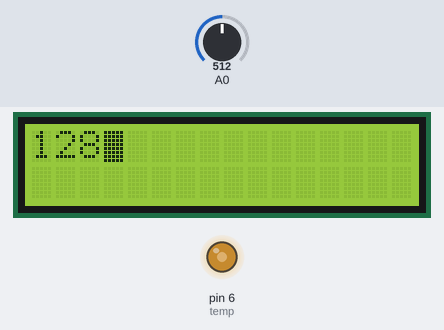
A sketch run on a simulated Arduino Uno, built with avr-gcc and run on an emulated ATmega328P. On the bench: 16×2 character LCD, output pins drawn as LEDs (lit = HIGH). The test bench sets the inputs (shaded band); at power-on: A0 = 512. What the sketch prints to the serial monitor is not drawn.

Above: at 1.6 s.
1.7 s: A0 set to 716
At 2.8 s:
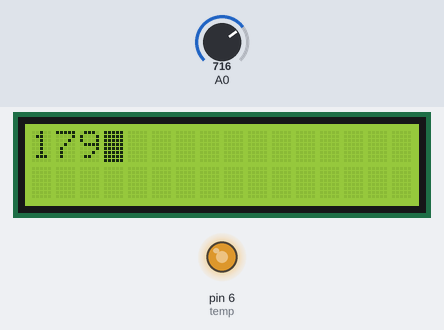
5.5 s: A0 set to 900
At 6.8 s:
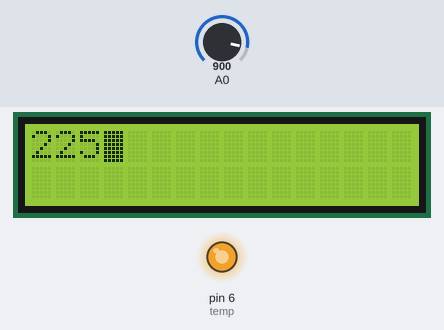
9.6 s: A0 set to 122
At 10.9 s:
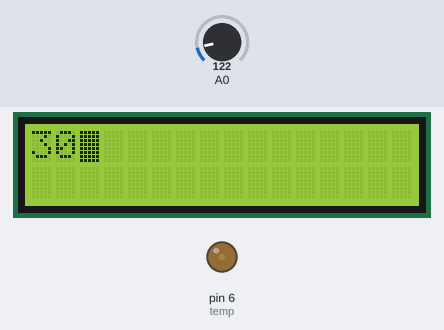
13.6 s: A0 set to 0
At 14.8 s:
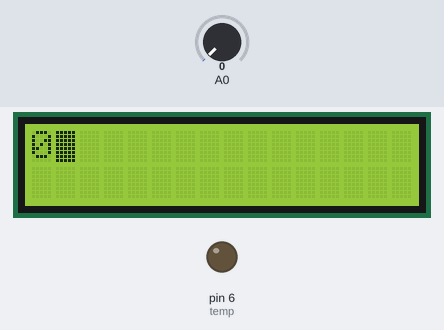
Timing chart, 0 to 16.6 s (numbered marks = the images above; inputs shaded):
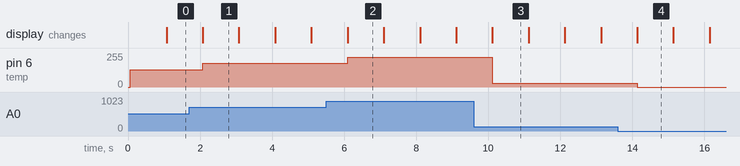

The sketch:

_120416_PeltierController_wLCD.ino
```cpp
//  Control the Voltage to a Peltier via a pentiometer
//  and output the level to MOSFET to an LCD
//  4.16.2012
//  Bob Rowe, ImagineN4tion
// "[...] guided by Whim, imagination and curiousity."


//LCD Screen setup
#include <LiquidCrystal.h>  //Include the LCD library
LiquidCrystal lcd(8, 9, 10, 11, 12, 13);

const int temp = 6;   // define what pin the motor output is on
int desiredtemp = 0;  //set a variable 'velocity' equal to 0

void setup(){
  Serial.begin(9600);
  pinMode(temp,OUTPUT);  //Set the pin the LED is on to an output pin

  lcd.begin(16,2);  //Setup LCD as a 2 line 16 digit LCD
  lcd.blink();  // Set LCD cursor to blink
  lcd.home();  // Send the LCD cursor to the home position - upper left
}

void loop(){
    desiredtemp = analogRead(0);  //read analog value on pin A0
    analogWrite(temp, desiredtemp/4);  //write the analog value of A0 (velocity) to the motor output pin
    lcd.print(desiredtemp/4);
    delay(1000);
    lcd.clear();
    lcd.home();
  Serial.print(desiredtemp);
}
```

Measured:
- after the input at 1.7 s, pin 6 (temp): 128/255 → 179/255 after 0.38 s; the display: first differs from a run without the input after 0.38 s (image 1)
- after the input at 5.5 s, pin 6 (temp): 179/255 → 225/255 after 0.60 s; the display: first differs from a run without the input after 0.60 s (image 2)
- after the input at 9.6 s, pin 6 (temp): 225/255 → 30/255 after 0.52 s; the display: first differs from a run without the input after 0.52 s (image 3)
- after the input at 13.6 s, pin 6 (temp): 30/255 → 0/255 after 0.54 s; the display: first differs from a run without the input after 0.54 s (image 4)
- what the display in image 1 shows lasts 1.0 s, from 2.1 s to 3.1 s
